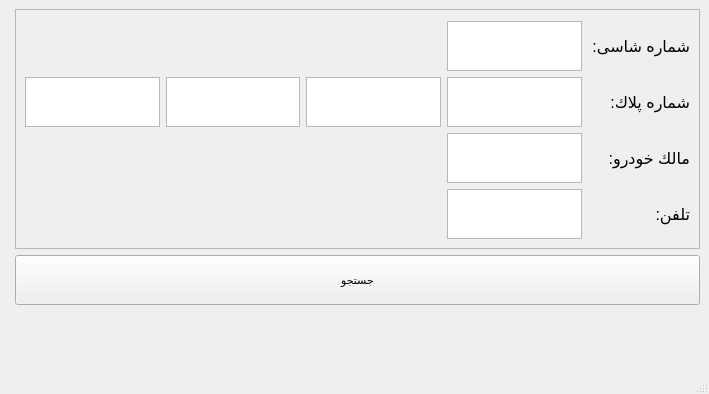
<?xml version="1.0" encoding="UTF-8"?>
<ui version="4.0">
 <class>RecoveryWindow</class>
 <widget class="QMainWindow" name="RecoveryWindow">
  <property name="geometry">
   <rect>
    <x>0</x>
    <y>0</y>
    <width>709</width>
    <height>394</height>
   </rect>
  </property>
  <property name="font">
   <font>
    <pointsize>12</pointsize>
   </font>
  </property>
  <property name="windowTitle">
   <string>MainWindow</string>
  </property>
  <widget class="QWidget" name="centralwidget">
   <layout class="QFormLayout" name="formLayout">
    <item row="0" column="1">
     <widget class="QFrame" name="RecoveryFrame">
      <property name="maximumSize">
       <size>
        <width>16777215</width>
        <height>16777215</height>
       </size>
      </property>
      <property name="font">
       <font>
        <pointsize>12</pointsize>
       </font>
      </property>
      <property name="styleSheet">
       <string notr="true"/>
      </property>
      <property name="frameShape">
       <enum>QFrame::StyledPanel</enum>
      </property>
      <property name="frameShadow">
       <enum>QFrame::Raised</enum>
      </property>
      <layout class="QGridLayout" name="gridLayout">
       <property name="topMargin">
        <number>11</number>
       </property>
       <item row="1" column="0">
        <widget class="QTextEdit" name="firstPart_search_id">
         <property name="minimumSize">
          <size>
           <width>0</width>
           <height>20</height>
          </size>
         </property>
         <property name="maximumSize">
          <size>
           <width>16777215</width>
           <height>50</height>
          </size>
         </property>
         <property name="palette">
          <palette>
           <active>
            <colorrole role="Button">
             <brush brushstyle="SolidPattern">
              <color alpha="255">
               <red>240</red>
               <green>217</green>
               <blue>200</blue>
              </color>
             </brush>
            </colorrole>
           </active>
           <inactive>
            <colorrole role="Button">
             <brush brushstyle="SolidPattern">
              <color alpha="255">
               <red>240</red>
               <green>217</green>
               <blue>200</blue>
              </color>
             </brush>
            </colorrole>
           </inactive>
           <disabled>
            <colorrole role="Button">
             <brush brushstyle="SolidPattern">
              <color alpha="255">
               <red>240</red>
               <green>217</green>
               <blue>200</blue>
              </color>
             </brush>
            </colorrole>
           </disabled>
          </palette>
         </property>
         <property name="font">
          <font>
           <pointsize>12</pointsize>
          </font>
         </property>
         <property name="html">
          <string>&lt;!DOCTYPE HTML PUBLIC &quot;-//W3C//DTD HTML 4.0//EN&quot; &quot;http://www.w3.org/TR/REC-html40/strict.dtd&quot;&gt;
&lt;html&gt;&lt;head&gt;&lt;meta name=&quot;qrichtext&quot; content=&quot;1&quot; /&gt;&lt;style type=&quot;text/css&quot;&gt;
p, li { white-space: pre-wrap; }
&lt;/style&gt;&lt;/head&gt;&lt;body style=&quot; font-family:'MS Shell Dlg 2'; font-size:12pt; font-weight:400; font-style:normal;&quot;&gt;
&lt;p align=&quot;right&quot; style=&quot;-qt-paragraph-type:empty; margin-top:0px; margin-bottom:0px; margin-left:0px; margin-right:0px; -qt-block-indent:0; text-indent:0px;&quot;&gt;&lt;br /&gt;&lt;/p&gt;&lt;/body&gt;&lt;/html&gt;</string>
         </property>
        </widget>
       </item>
       <item row="3" column="4">
        <widget class="QLabel" name="label_6">
         <property name="font">
          <font>
           <pointsize>12</pointsize>
          </font>
         </property>
         <property name="text">
          <string>تلفن:</string>
         </property>
        </widget>
       </item>
       <item row="0" column="3">
        <widget class="QTextEdit" name="ShasiTxt">
         <property name="minimumSize">
          <size>
           <width>0</width>
           <height>20</height>
          </size>
         </property>
         <property name="maximumSize">
          <size>
           <width>16777215</width>
           <height>50</height>
          </size>
         </property>
         <property name="palette">
          <palette>
           <active>
            <colorrole role="Button">
             <brush brushstyle="SolidPattern">
              <color alpha="255">
               <red>240</red>
               <green>217</green>
               <blue>200</blue>
              </color>
             </brush>
            </colorrole>
           </active>
           <inactive>
            <colorrole role="Button">
             <brush brushstyle="SolidPattern">
              <color alpha="255">
               <red>240</red>
               <green>217</green>
               <blue>200</blue>
              </color>
             </brush>
            </colorrole>
           </inactive>
           <disabled>
            <colorrole role="Button">
             <brush brushstyle="SolidPattern">
              <color alpha="255">
               <red>240</red>
               <green>217</green>
               <blue>200</blue>
              </color>
             </brush>
            </colorrole>
           </disabled>
          </palette>
         </property>
         <property name="font">
          <font>
           <pointsize>12</pointsize>
          </font>
         </property>
         <property name="html">
          <string>&lt;!DOCTYPE HTML PUBLIC &quot;-//W3C//DTD HTML 4.0//EN&quot; &quot;http://www.w3.org/TR/REC-html40/strict.dtd&quot;&gt;
&lt;html&gt;&lt;head&gt;&lt;meta name=&quot;qrichtext&quot; content=&quot;1&quot; /&gt;&lt;style type=&quot;text/css&quot;&gt;
p, li { white-space: pre-wrap; }
&lt;/style&gt;&lt;/head&gt;&lt;body style=&quot; font-family:'MS Shell Dlg 2'; font-size:12pt; font-weight:400; font-style:normal;&quot;&gt;
&lt;p align=&quot;right&quot; style=&quot;-qt-paragraph-type:empty; margin-top:0px; margin-bottom:0px; margin-left:0px; margin-right:0px; -qt-block-indent:0; text-indent:0px;&quot;&gt;&lt;br /&gt;&lt;/p&gt;&lt;/body&gt;&lt;/html&gt;</string>
         </property>
        </widget>
       </item>
       <item row="0" column="4">
        <widget class="QLabel" name="label">
         <property name="font">
          <font>
           <pointsize>12</pointsize>
          </font>
         </property>
         <property name="text">
          <string>شماره شاسی: </string>
         </property>
        </widget>
       </item>
       <item row="2" column="4">
        <widget class="QLabel" name="label_4">
         <property name="font">
          <font>
           <pointsize>12</pointsize>
          </font>
         </property>
         <property name="text">
          <string>مالك خودرو:</string>
         </property>
        </widget>
       </item>
       <item row="1" column="4">
        <widget class="QLabel" name="label_5">
         <property name="font">
          <font>
           <pointsize>12</pointsize>
          </font>
         </property>
         <property name="text">
          <string>شماره پلاك:</string>
         </property>
        </widget>
       </item>
       <item row="1" column="2">
        <widget class="QTextEdit" name="ThirdPart_search_id">
         <property name="minimumSize">
          <size>
           <width>0</width>
           <height>20</height>
          </size>
         </property>
         <property name="maximumSize">
          <size>
           <width>16777215</width>
           <height>50</height>
          </size>
         </property>
        </widget>
       </item>
       <item row="3" column="3">
        <widget class="QTextEdit" name="PhoneTxt">
         <property name="minimumSize">
          <size>
           <width>0</width>
           <height>20</height>
          </size>
         </property>
         <property name="maximumSize">
          <size>
           <width>16777215</width>
           <height>50</height>
          </size>
         </property>
         <property name="font">
          <font>
           <pointsize>12</pointsize>
          </font>
         </property>
         <property name="html">
          <string>&lt;!DOCTYPE HTML PUBLIC &quot;-//W3C//DTD HTML 4.0//EN&quot; &quot;http://www.w3.org/TR/REC-html40/strict.dtd&quot;&gt;
&lt;html&gt;&lt;head&gt;&lt;meta name=&quot;qrichtext&quot; content=&quot;1&quot; /&gt;&lt;style type=&quot;text/css&quot;&gt;
p, li { white-space: pre-wrap; }
&lt;/style&gt;&lt;/head&gt;&lt;body style=&quot; font-family:'MS Shell Dlg 2'; font-size:12pt; font-weight:400; font-style:normal;&quot;&gt;
&lt;p align=&quot;right&quot; style=&quot;-qt-paragraph-type:empty; margin-top:0px; margin-bottom:0px; margin-left:0px; margin-right:0px; -qt-block-indent:0; text-indent:0px;&quot;&gt;&lt;br /&gt;&lt;/p&gt;&lt;/body&gt;&lt;/html&gt;</string>
         </property>
        </widget>
       </item>
       <item row="1" column="3">
        <widget class="QTextEdit" name="FourthPart_search_id">
         <property name="minimumSize">
          <size>
           <width>0</width>
           <height>20</height>
          </size>
         </property>
         <property name="maximumSize">
          <size>
           <width>16777215</width>
           <height>50</height>
          </size>
         </property>
        </widget>
       </item>
       <item row="2" column="3">
        <widget class="QTextEdit" name="CarOwnerTxt">
         <property name="minimumSize">
          <size>
           <width>0</width>
           <height>20</height>
          </size>
         </property>
         <property name="maximumSize">
          <size>
           <width>16777215</width>
           <height>50</height>
          </size>
         </property>
         <property name="palette">
          <palette>
           <active>
            <colorrole role="Button">
             <brush brushstyle="SolidPattern">
              <color alpha="255">
               <red>240</red>
               <green>217</green>
               <blue>200</blue>
              </color>
             </brush>
            </colorrole>
           </active>
           <inactive>
            <colorrole role="Button">
             <brush brushstyle="SolidPattern">
              <color alpha="255">
               <red>240</red>
               <green>217</green>
               <blue>200</blue>
              </color>
             </brush>
            </colorrole>
           </inactive>
           <disabled>
            <colorrole role="Button">
             <brush brushstyle="SolidPattern">
              <color alpha="255">
               <red>240</red>
               <green>217</green>
               <blue>200</blue>
              </color>
             </brush>
            </colorrole>
           </disabled>
          </palette>
         </property>
         <property name="font">
          <font>
           <pointsize>12</pointsize>
          </font>
         </property>
         <property name="html">
          <string>&lt;!DOCTYPE HTML PUBLIC &quot;-//W3C//DTD HTML 4.0//EN&quot; &quot;http://www.w3.org/TR/REC-html40/strict.dtd&quot;&gt;
&lt;html&gt;&lt;head&gt;&lt;meta name=&quot;qrichtext&quot; content=&quot;1&quot; /&gt;&lt;style type=&quot;text/css&quot;&gt;
p, li { white-space: pre-wrap; }
&lt;/style&gt;&lt;/head&gt;&lt;body style=&quot; font-family:'MS Shell Dlg 2'; font-size:12pt; font-weight:400; font-style:normal;&quot;&gt;
&lt;p align=&quot;right&quot; style=&quot;-qt-paragraph-type:empty; margin-top:0px; margin-bottom:0px; margin-left:0px; margin-right:0px; -qt-block-indent:0; text-indent:0px;&quot;&gt;&lt;br /&gt;&lt;/p&gt;&lt;/body&gt;&lt;/html&gt;</string>
         </property>
        </widget>
       </item>
       <item row="1" column="1">
        <widget class="QTextEdit" name="secoundPart_search_id">
         <property name="maximumSize">
          <size>
           <width>16777215</width>
           <height>50</height>
          </size>
         </property>
        </widget>
       </item>
      </layout>
     </widget>
    </item>
    <item row="2" column="1">
     <spacer name="verticalSpacer">
      <property name="orientation">
       <enum>Qt::Vertical</enum>
      </property>
      <property name="sizeHint" stdset="0">
       <size>
        <width>20</width>
        <height>40</height>
       </size>
      </property>
     </spacer>
    </item>
    <item row="1" column="1">
     <widget class="QPushButton" name="SearchBtn">
      <property name="minimumSize">
       <size>
        <width>0</width>
        <height>50</height>
       </size>
      </property>
      <property name="maximumSize">
       <size>
        <width>16777215</width>
        <height>50</height>
       </size>
      </property>
      <property name="sizeIncrement">
       <size>
        <width>0</width>
        <height>0</height>
       </size>
      </property>
      <property name="baseSize">
       <size>
        <width>0</width>
        <height>0</height>
       </size>
      </property>
      <property name="font">
       <font>
        <pointsize>8</pointsize>
       </font>
      </property>
      <property name="text">
       <string>جستجو</string>
      </property>
     </widget>
    </item>
   </layout>
  </widget>
  <widget class="QStatusBar" name="statusbar"/>
 </widget>
 <resources/>
 <connections/>
</ui>
